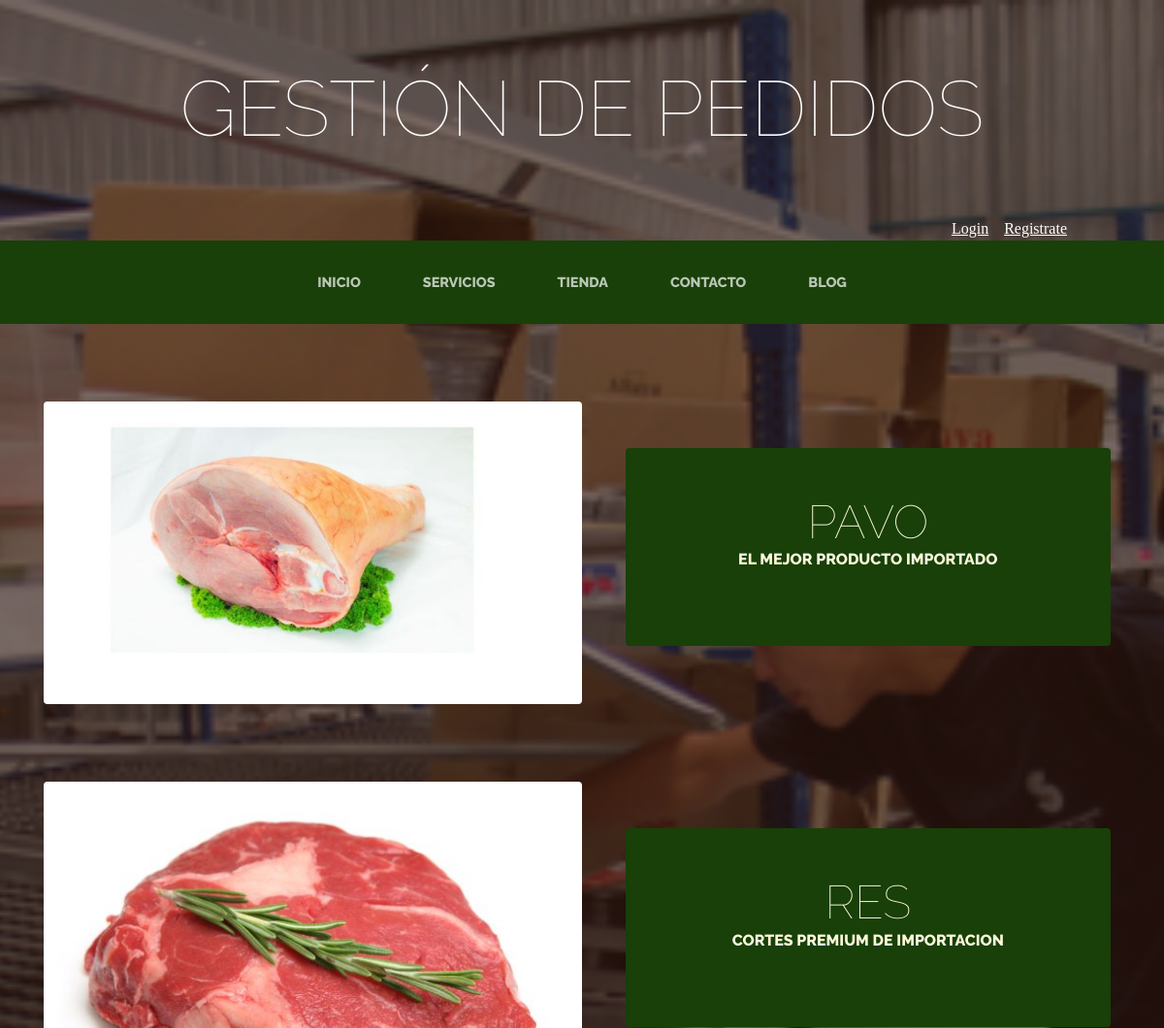
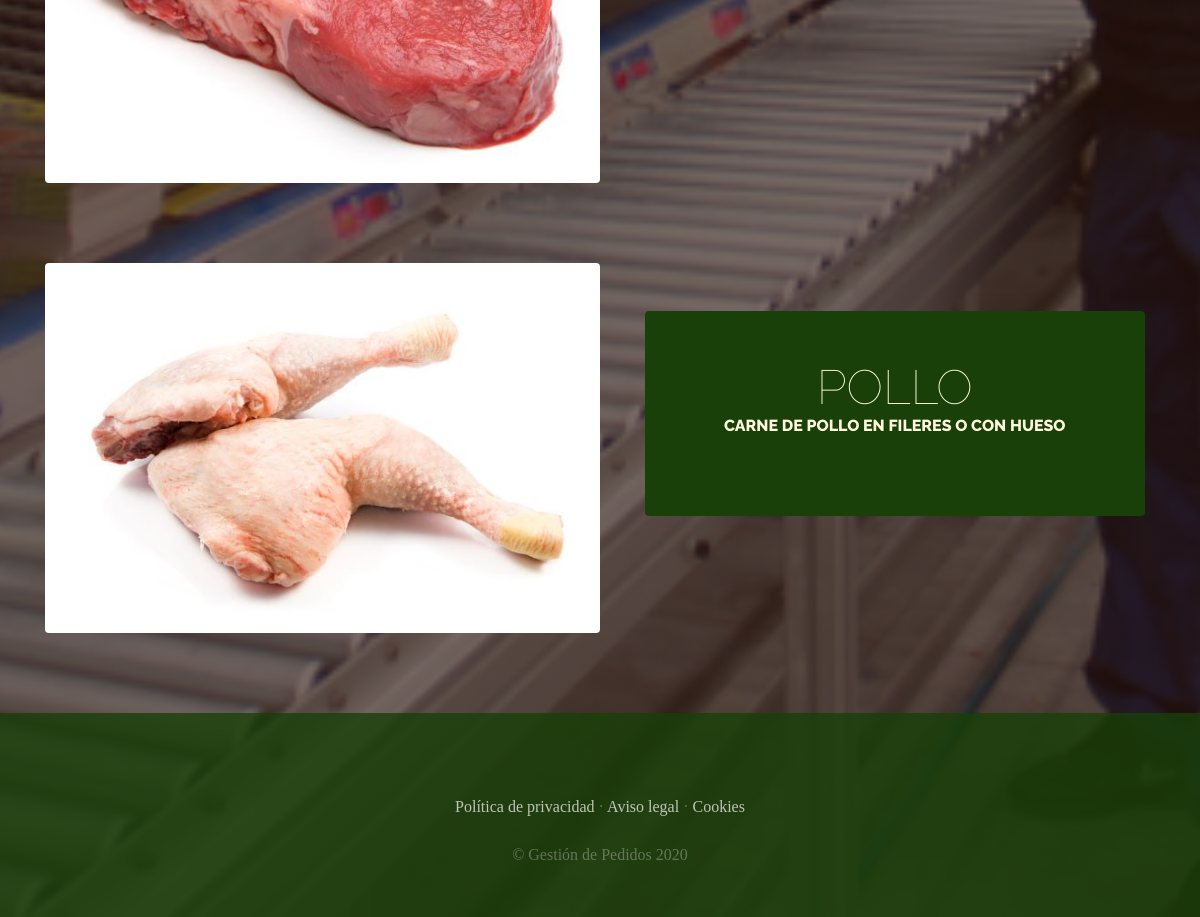
The app's page /servicios/ with its own data (2 pictures, top to bottom).
### servicios/models.py (models this page shows, shortened)
class Servicio(models.Model):
    titulo = models.CharField(max_length = 50)
    contenido = models.CharField(max_length = 50)
    imagen = models.ImageField(upload_to = 'servicios')
    created = models.DateTimeField(auto_now_add = True)
    updated = models.DateTimeField(auto_now_add = True)
    class Meta:
        verbose_name = 'servicio'
        verbose_name_plural = 'servicios'

### servicios/views.py (the view)
# urls.py: path('servicios/', include('servicios.urls')),
def servicios(request):
    servicios = Servicio.objects.all()
    return render(request, "servicios/servicios.html",{"servicios":servicios})

### carro/context_processor.py (called while the page is built)
def importe_total_carro(request):
    total = 0
    """for key, value in request.session['carro'].items():
                total = total + float(value["precio"])"""
    if request.user.is_authenticated:
        try:
            for key, value in request.session['carro'].items():
                total = total + float(value["precio"])
        except Exception as e:
            print("======== Here {}".format(e))
            traceback.print_exc()
    else:
        total = "Debes loguearte"
    return {"importe_total_carro": total}

### servicios/templates/servicios/servicios.html
{% extends "ProyectoWebApp/base.html" %}
{% load static %}
{% block content %}
    {% for servicio in servicios %}
<section class="page-section clearfix">
  <div class="container">
    <div class="intro">
      <img class="intro-img img-fluid mb-3 mb-lg-0 rounded" src="{{ servicio.imagen.url}}" alt="" style = "width: 50%">
      <div class="intro-text left-0 text-center bg-faded p-5 rounded">
        <h2 class="section-heading mb-4" >
          <span class="section-heading-lower">{{ servicio.titulo }}</span>
          <span class="section-heading-upper">{{ servicio.contenido }}</span>
        </h2>
      </div>
    </div>
  </div>
</section>
    {% endfor %}
{% endblock %}

### ProyectoWebApp/static/ProyectoWebApp/css/gestion.css (style rules this page uses)
body { font-family: 'Verdana'; background: linear-gradient(rgba(47, 23, 15, 0.65), rgba(47, 23, 15, 0.65)), url("../img/bg_main.jpg"); background-attachment: fixed; background-position: center; background-size: cover; }
h1, h2, h3, h4, h5, h6 { font-family: 'Raleway'; }
.page-section { margin-top: 5rem; margin-bottom: 5rem; }
.section-heading { text-transform: uppercase; }
.section-heading .section-heading-upper { display: block; font-size: 1rem; font-weight: 800; padding-bottom:.5rem; }
.section-heading .section-heading-lower { display: block; font-size: 3rem; font-weight: 100; }
.bg-faded { background-color: rgba(255, 255, 255, 0.85); }
.intro { position: relative; }
@media (min-width: 992px) { .intro .intro-img { width: 75%; float: left; } }
@media (min-width: 992px) { .intro .intro-text { left: 600; width: 60%; margin-top: 3rem; background-color: rgba(24, 64, 8); color: cornsilk; position: absolute; } }
@media (min-width: 1200px) { .intro .intro-text { width: 45%; } }

### records on screen
Servicio: imagen (picture), titulo "PAVO", contenido "EL MEJOR PRODUCTO IMPORTADO"
Servicio: imagen (picture), titulo "RES", contenido "CORTES PREMIUM DE IMPORTACION"
Servicio: imagen (picture), titulo "POLLO", contenido "CARNE DE POLLO EN FILERES O CON HUESO"
